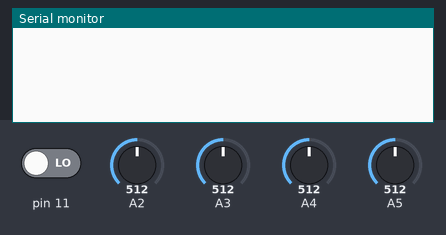
This sketch was run on a simulated Arduino Uno, built with avr-gcc and run on an emulated ATmega328P. Shown: the last lines printed to the serial monitor. The inputs (shaded band) are chosen by the test bench; at power-on: A2 = 512, A3 = 512, A4 = 512, A5 = 512, pin 11 LOW.

Above: at 1.8 s.
1.9 s: A2 set to 306
At 2.4 s:
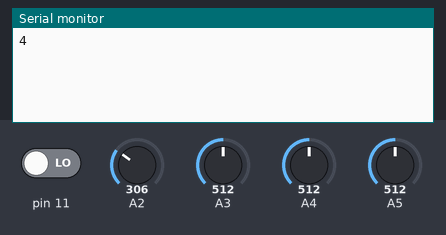
3.5 s: A3 set to 306
At 4.8 s:
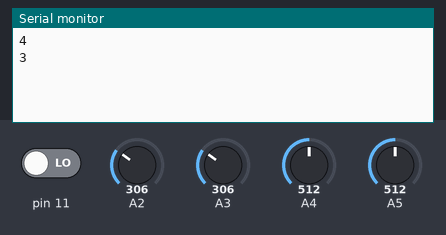
5.0 s: A4 set to 306
At 5.9 s:
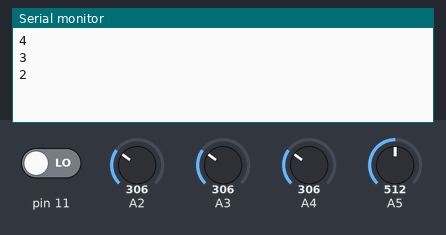
6.5 s: A5 set to 306
At 7.5 s:
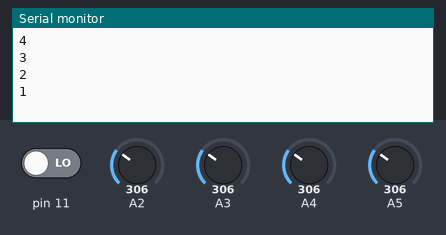
8.0 s: pin 11 driven HIGH
At 8.8 s:
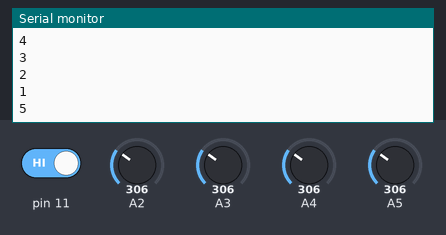
Timing chart, 0 to 10.5 s (numbered marks = the images above; inputs shaded):
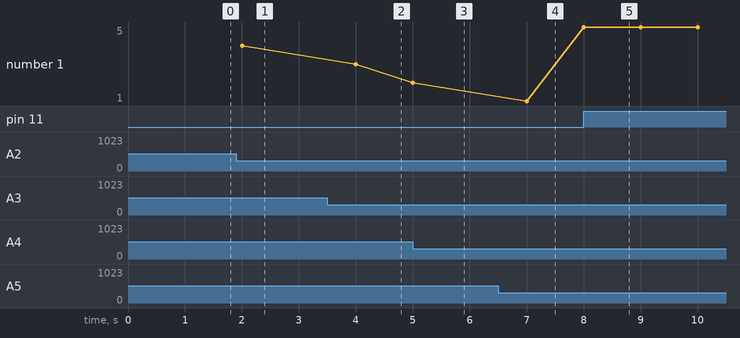

Measured:
- after the input at 1.9 s, the serial monitor: prints a new line after 0.10 s (image 1)
- after the input at 3.5 s, the serial monitor: prints a new line after 0.50 s (image 2)
- after the input at 5.0 s, the serial monitor: prints a new line at once (image 3)
- after the input at 6.5 s, the serial monitor: prints a new line after 0.50 s (image 4)
- after the input at 8.0 s, the serial monitor: prints a new line at once (image 5)
- plotted number 1: 4 → 3 after the input at 3.5 s, 3 → 2 after the input at 5.0 s, 2 → 1 after the input at 6.5 s, 1 → 5 after the input at 8.0 s

The sketch:

sketch_finger_glove.ino
```cpp
int angle1, angle2, angle3, angle4;
int MAX = 0xffff;
int temp1=MAX, temp2=MAX, temp3=MAX, temp4=MAX;
boolean firstData;
void setup(){
  Serial.begin(9600);
  pinMode(11,INPUT);
}

void loop(){
  angle1 = analogRead(A5);
  angle2 = analogRead(A4);
  angle3 = analogRead(A3);
  angle4 = analogRead(A2);
  //Serial.print(angle1);
  //Serial.print(",");
  //Serial.print(angle2);
  //Serial.print(",");
  //Serial.print(angle3);
  //Serial.print(",");
  //Serial.print(angle4);
  //Serial.println();

  firstData = true;
  String param = "";
  int value = -1;

  if(checkValue(temp1,angle1)){
    if(temp1 != MAX){
      value = 1;
      Serial.println(1);
    }
  }
  temp1 = angle1;

  if(checkValue(temp2,angle2)){
    if(temp2 != MAX){
      value = 2;
      Serial.println(2);
    }
  }
  temp2 = angle2;

  if(checkValue(temp3,angle3)){
    if(temp3 != MAX){
      value = 3;
      Serial.println(3);
    }
  }
  temp3 = angle3;

  if(checkValue(temp4,angle4)){
    if(temp4 != MAX){
      value = 4;
      Serial.println(4);
    }
  }
  temp4 = angle4;

   //if(value != -1){
   //  param = makeParam("angle", value, param);
   //}

  if(digitalRead(11) == HIGH){
     //param = makeParam("piston", 1, param);
     Serial.println(5);
  }

  if(!firstData){
    //sendRequest(param);
  }
  delay(1000);
}

String makeParam(String paramName, int paramValue, String param){
 if(firstData){
   param = param + "?";
   firstData = false;
 }else{
   param = param + "&";
 }
 return param + paramName + "=" + String(paramValue);
}

boolean checkValue(int temp, int angle){
  if( (temp - angle) > 15){
    return true;
  }else{
    return false;
  }
}

int calcAngle(int data, int index){
  int max, min;
  if(index == 1){
     max = 280;
     min = 250;
    }
    else if(index == 2){
     max = 287;
     min = 230;
    }
    else if(index == 3){
     max = 300;
     min = 270;
    }
    else if(index == 4){
     max = 265;
     min = 200;
    }
    if(data < min) data = min;
    if(data > max) data = max;
    int angle = map(data, max, min, 90, 180);
    return angle;
}

void  sendRequest(String param){
  String request = "GET /home" + param + " HTTP/1.1";
  Serial.println(request);
  Serial.println("Host: cloudhole491.appspot.com");
  Serial.println();
}
```
